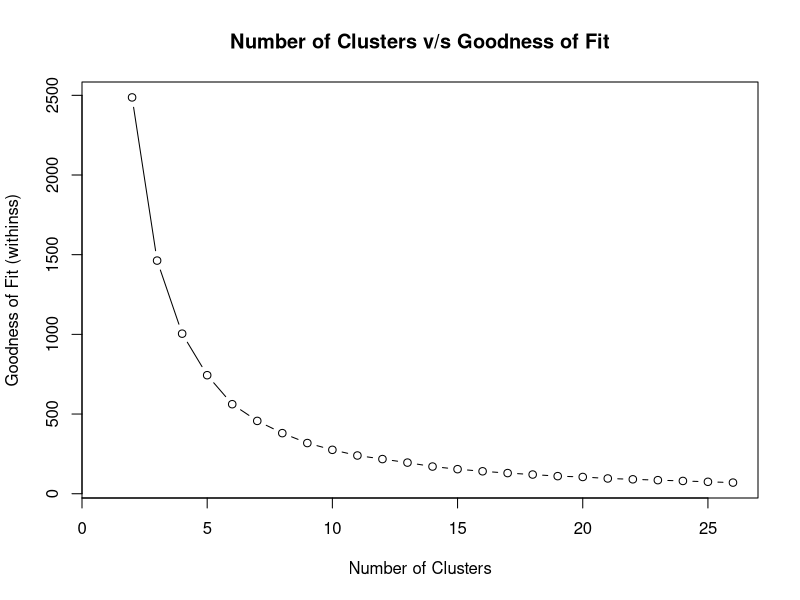
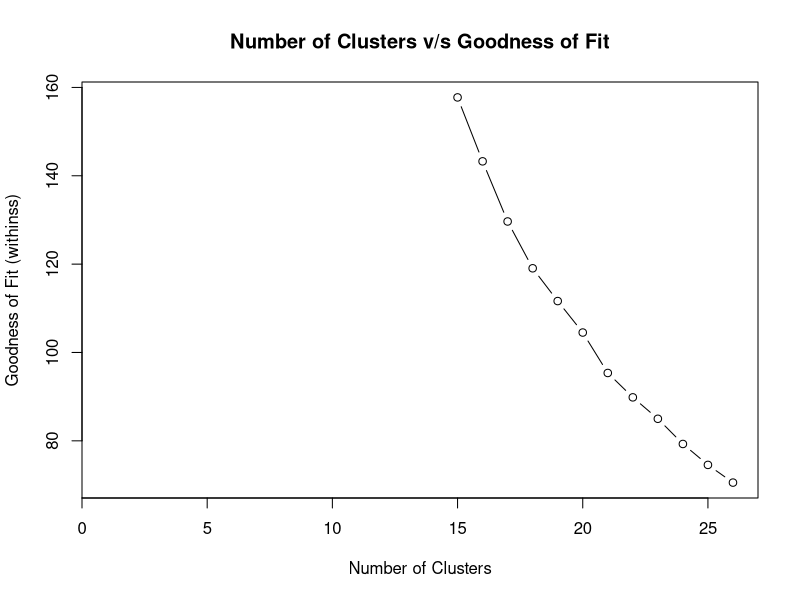

Source code (R) for these figures, in order:
# Solution(5)
# Kevin Aloysius
# Reading az-5000.txt data
set.seed(1)
char <- read.table("az-5000.txt", header = TRUE)
# Removing the first Column
char <- char[,2:19]
# Applying kmeans() to calculate the number of clusters
fit <- vector()

for (i in 2:26)
{
  output <- kmeans(char, centers = i, iter.max = 26)
  fit[i] <- (1/i)*sum(kmeans(char, centers = i)$withinss)
}
plot(1:26, fit, type = "b", xlab = "Number of Clusters", ylab = "Goodness of Fit (withinss)",
     main = "Number of Clusters v/s Goodness of Fit")

# Applying kmeans from 15 to 26 to calculate the number of clusters
fit2 <- vector()

for (i in 15:26)
{
  
  fit2[i] <- (1/i)*sum(kmeans(char, centers = i)$withinss)
}
plot(1:26, fit2, type = "b", xlab = "Number of Clusters", ylab = "Goodness of Fit (withinss)",
     main = "Number of Clusters v/s Goodness of Fit")

# The 23rd letter 'W' suggests the number of natural clusters. This is because
# after plotting the number of K's from 15 to 26, we could observe a dip at 23 suggesting
# the number of clusters.